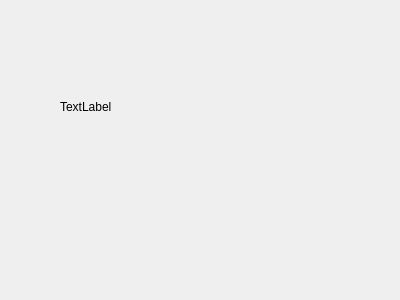
<?xml version="1.0" encoding="UTF-8"?>
<ui version="4.0">
 <class>Dialog</class>
 <widget class="QDialog" name="Dialog">
  <property name="geometry">
   <rect>
    <x>0</x>
    <y>0</y>
    <width>400</width>
    <height>300</height>
   </rect>
  </property>
  <property name="windowTitle">
   <string>Dialog</string>
  </property>
  <widget class="QLabel" name="label">
   <property name="geometry">
    <rect>
     <x>60</x>
     <y>100</y>
     <width>59</width>
     <height>14</height>
    </rect>
   </property>
   <property name="text">
    <string>TextLabel</string>
   </property>
  </widget>
 </widget>
 <layoutdefault spacing="6" margin="11"/>
 <resources/>
 <connections/>
</ui>
